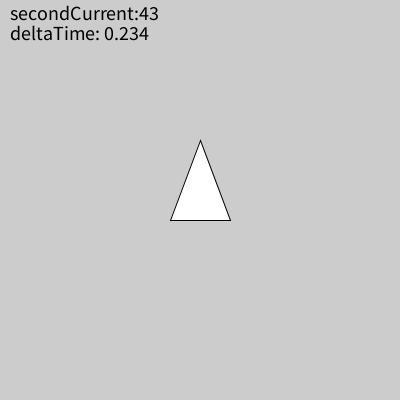
Frame 1 (no input)
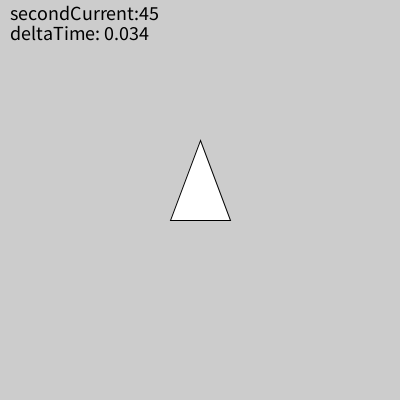
Frame 60 (the mouse pressed at the canvas centre just before this capture)
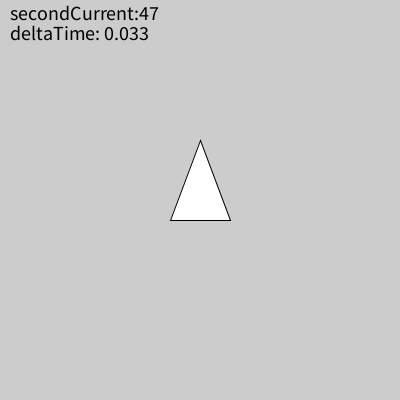
Frame 120 (the mouse held since frame 60 and released just before this capture)

The Processing sketch that drew these frames (run headless with seeded random() and noise(); from frame 60 on, the mouse is pressed at the canvas centre):

// Processing sketch: sk_anim_min_triangle_roulette
// ── sk_anim_min_triangle_roulette.pde
// === アニメーション用変数/定数 ===
float fTriangleRot = 0;         // 回転値
float fTriangleRotSpeed = 0;    // 回転速度
int iAnimCounter = 0;           // アニメーション用カウンタ

// === Time Handling ===
int minuteCurrent;     // 現在の分（0~59）
float deltaTime;       // 前フレームからの経過時間（秒,0~1）
int minutePrev;        // 前フレームの分（0~59）
float millisPrev;      // プログラム開始から前回のフレームまでの経過時間（ミリ秒）
int isMinuteAnim = 0;  // アニメーションフラグ（1:アニメーション中）

void setup()
{
  size( 400, 400 );
  frameRate( 30 );
  minutePrev = minute();
}

void draw()
{
  background( 204 );
  
  // === Time Update ===
  minuteCurrent = minute();
  int millisCurrent = millis();
  
  // 前フレームからの経過時間（秒,0~1）
  deltaTime = ( millisCurrent - millisPrev ) / 1000;
  
  // === アニメーションを記述 ===
  
  // 分が変化したときにアニメーションを開始する．
  if ( minuteCurrent != minutePrev )
  {
    isMinuteAnim = 1;  // アニメーション開始
    
    // アニメーション初期化
    
    // 回転角度を360内で正規化
    if( fTriangleRot > 360 )
    {
      fTriangleRot %= 360;
    }
    fTriangleRotSpeed = 400;
    iAnimCounter = 0;
  }
  if( isMinuteAnim == 1 )  // アニメーション中
  {
    if( iAnimCounter < 90 )  // アニメーションの継続条件
    {
      // 回転角度
      fTriangleRot += fTriangleRotSpeed * deltaTime;
      
      // 回転速度
      fTriangleRotSpeed -= 140 * deltaTime;  // 減速
       
      iAnimCounter++;
    }
    else
    {
      isMinuteAnim = 0;
    }
  }
  
  // 三角形描画
  // アニメーション中以外も常に表示

  pushMatrix();
  
  translate( 200, 200 );
  rotate( radians( fTriangleRot ) );
  
  fill( 255 );
  stroke( 0 );
  triangle( 0, -60, 30, 20, -30, 20 );
  
  popMatrix();
  
  
  // 時間をデバッグ表示
  fill( 0 );
  textSize(20);
  text( "secondCurrent:" + second(), 10, 20);
  text( "deltaTime: " + deltaTime, 10, 40);
  
  // === Time Update ===
  minutePrev = minuteCurrent;
  millisPrev = millisCurrent;
}
void keyPressed()
{
  if ( key == 'm' )
  {
    minutePrev = -1;
  }
}
